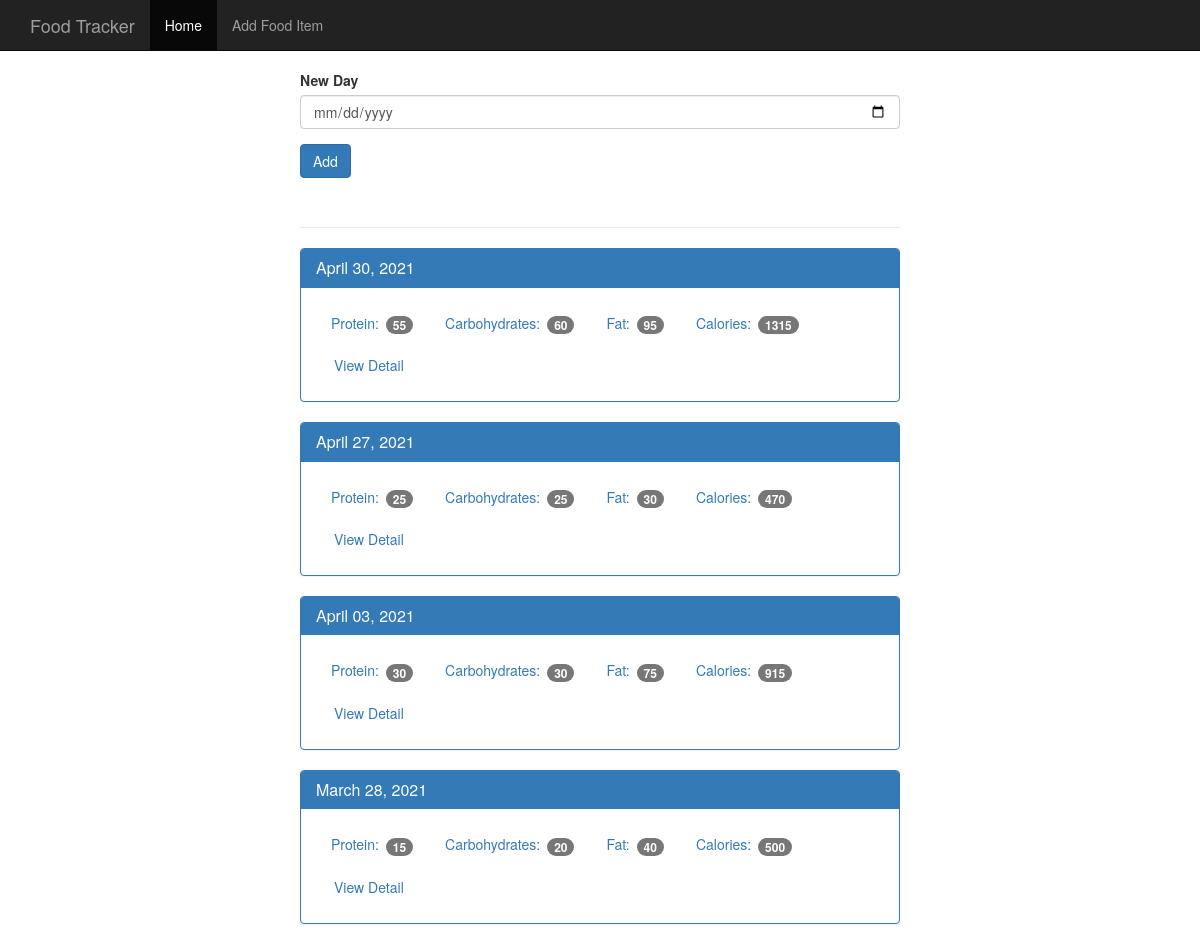
The page / on the database its author committed.
### tables this page shows
CREATE TABLE log_date (
    id integer primary key autoincrement,
    entry_date date not null
);

### app.py (the view)
@app.route('/', methods=['POST', 'GET'])
def index():
    db = get_db()
    if request.method == 'POST':
        date = request.form['date']  # assuming the date is in YYYY-MM-DD format
        dt = datetime.strptime(date, '%Y-%m-%d')
        database_date = datetime.strftime(dt, '%Y%m%d')
        db.execute('insert into log_date (entry_date) values (?)', [database_date])
        db.commit()
    cur = db.execute('''select log_date.entry_date, sum(food.protein) as protein,
    sum(food.carbohydrates) as carbohydrates, sum(food.fat) as fat,
    sum(food.calories) as calories from log_date join food_date on food_date.log_date_id = log_date.id
    join food on food.id = food_date.food_id group by log_date.id order by log_date.entry_date desc''')
    results = cur.fetchall()
    date_results = []
    for i in results:
        single_date = {}
        single_date['entry_date'] = i['entry_date']
        single_date['protein'] = i['protein']
        single_date['carbohydrates'] = i['carbohydrates']
        single_date['fat'] = i['fat']
        single_date['calories'] = i['calories']
        d = datetime.strptime(str(i['entry_date']), '%Y%m%d')
        single_date['pretty_date'] = datetime.strftime(d, '%B %d, %Y')
        date_results.append(single_date)
    return render_template('home.html', results=date_results)

### database.py (called while the page is built)
def connect_db():
    sql = sqlite3.connect('food_log2.db')
    sql.row_factory = sqlite3.Row
    return sql

def get_db():
    if not hasattr(g, 'sqlite_db'):
        g.sqlite_db = connect_db()
    return g.sqlite_db

### templates/home.html
{% extends "base.html" %}
{% block body %}
    <nav class="navbar navbar-inverse navbar-fixed-top">
        <div class="container">
            <div class="navbar-header">
                <a class="navbar-brand" href="{{url_for('index')}}">Food Tracker</a>
            </div>
            <div id="navbar" class="navbar-collapse collapse">
                <ul class="nav navbar-nav">
                    <li class="active"><a href="{{url_for('index')}}">Home</a></li>
                    <li><a href="{{url_for('food')}}">Add Food Item</a></li>
                </ul>
            </div>
        </div>
    </nav>
    <div class="container theme-showcase col-sm-6 col-sm-offset-3" role="main">
        <div class="row">
            <div>
                <form method="POST" action="/">
                    <div class="form-group">
                        <label for="new-day">New Day</label>
                        <input type="date" class="form-control" name="date" id="new-day">
                    </div>
                    <button type="submit" class="btn btn-primary">Add</button>
                </form>
                <div class="page-header"></div>
                {% for dates in results %}
                    <div class="panel panel-primary">
                        <div class="panel-heading">
                            <h3 class="panel-title">{{ dates.pretty_date }}</h3>
                        </div>
                        <div class="panel-body">
                            <ul class="nav nav-pills" role="tablist">
                                <li><a>Protein: <span class="badge">{{ dates.protein }}</span></a></li>
                                <li><a>Carbohydrates: <span class="badge">{{ dates.carbohydrates }}</span></a></li>
                                <li><a>Fat: <span class="badge">{{ dates.fat }}</span></a></li>
                                <li><a>Calories: <span class="badge">{{ dates.calories }}</span></a></li>
                                <li><a href="{{ url_for('view', date=dates.entry_date) }}" type="button" class="btn btn-link">View Detail</a></li>
                            </ul>
                        </div>
                    </div>
                {% endfor %}
            </div>
        </div>
    </div>
{% endblock %}

### static/theme.css (style rules this page uses)
body { padding-top: 70px; padding-bottom: 30px; }

### rows shown on the page
log_date: pretty_date "April 30, 2021", protein "55", carbohydrates "60", fat "95", calories "1315"
log_date: pretty_date "April 27, 2021", protein "25", carbohydrates "25", fat "30", calories "470"
log_date: pretty_date "April 03, 2021", protein "30", carbohydrates "30", fat "75", calories "915"
log_date: pretty_date "March 28, 2021", protein "15", carbohydrates "20", fat "40", calories "500"
